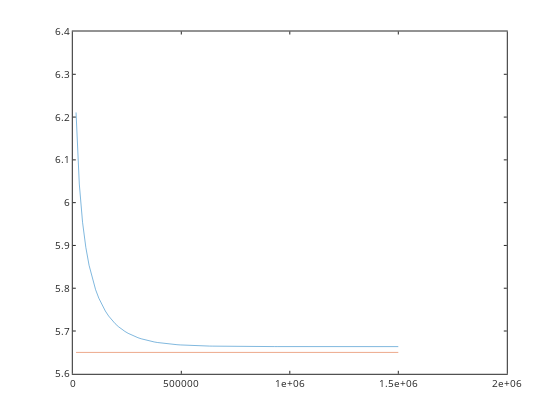

Notebook code cell kept with this figure:
### Code cell
pHequil=-log10(sqrt(10^-3.5*10^-1.5*10^-6.3))
plot(time,pHphreeqc,time,pHequil.*ones(size(time)))
